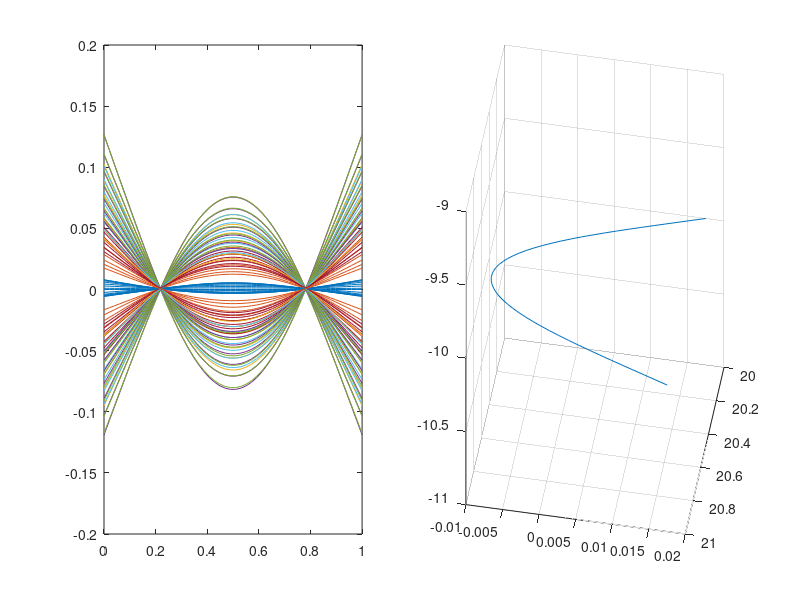

The MATLAB script that drew this image:
p = 10; q = 1; g = 0.1; u = @(x,t) x(:)' + q*t(:); w = @(t) p - g*t(:).^2/2;
N = 50; M = 100; T = 20; dt = T/(M-1); dx = 1/(N-1);
x = linspace(0,1,N)'; t = linspace(0,T,M);
sg = 1.0e-2; ka = 1.0e-2; mu = 1.0e-1; th = 0.5;
m = ones(N,1); M1 = spdiags(1./m,0,N,N); e = ones(N,1);
B = spdiags([-e 4*e -6*e 4*e -e],-2:2,N,N);
B(1,1) =-1; B(1,2) = 2; B(2,1) = 2; B(2,2) =-5;
B(N-1,N)= 2; B(N-1,N-1)=-5; B(N,N) =-1; B(N,N-1)= 2; B=sg*B/dx^4;
L = spdiags([e -2*e e],-1:1,N,N); L(1,1)=-1; L(N,N)=-1; L=ka*L/dx^2;
Z = 0*speye(N); I = speye(N); AA = [Z,I;M1*(B+L),-mu*M1];
V0 = zeros(N,1); V1 = zeros(N,1);
z = zeros(N,1); F = [z;z];
b = 0.5; a = 1.96*b/pi;
V1 = a - b*sin(pi*x(:));
VV0 = [V0;V1];
VV = VV0;
AL = speye(2*N) - (1-th)*dt*AA;
AR = speye(2*N) + th*dt*AA;
v = VV(1:N); vsav = v;
subplot(1,2,1)
plot(x,v); drawnow;
for k=2:M
VV = AL \ (AR*VV + dt*F);
v = VV(1:N); vsav = [vsav,v];
subplot(1,2,1)
hold on; plot(x,v);
drawnow; hold off;
subplot(1,2,2)
plot3(u(x,t(k)),v,w(t(k))*ones(1,N));
grid on; view([k 30]); drawnow;
end